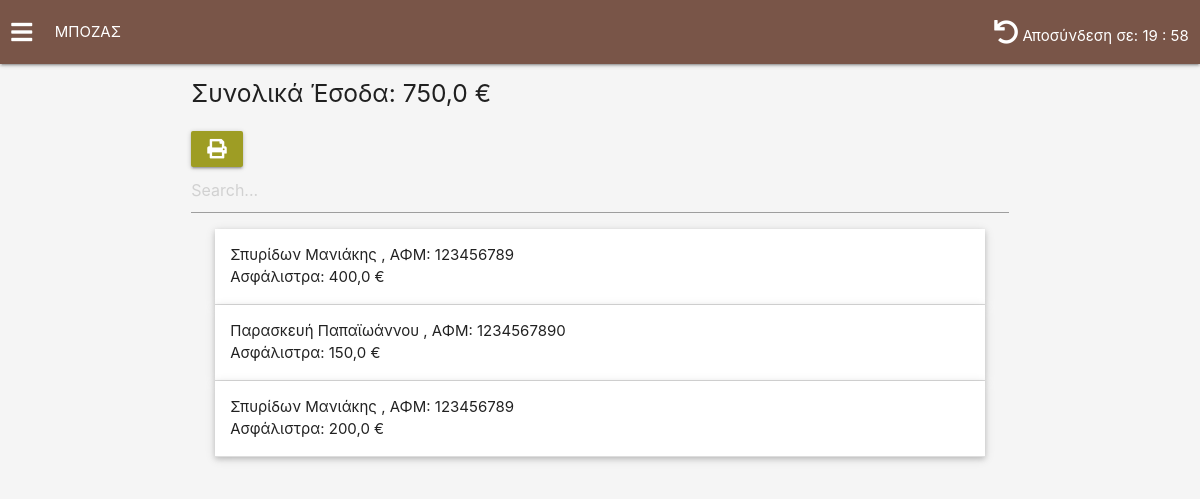
The page /dashboard (signed in) on the database its author committed.
### myApp/models.py (models this page shows, shortened)
class Insurer(AbstractUser):
    employee_externalPartner_choices = (
        ('Υπάλληλος', 'Υπάλληλος'),
        ('Εξωτερικός', 'Εξωτερικός')
    )
    first_name               = models.CharField(max_length=64, default="")
    last_name                = models.CharField(max_length=64, default="")
    address                  = models.CharField(max_length=254, default="")
    age                      = models.IntegerField(default=1)
    AFM                      = models.IntegerField(null=True, default=None, unique=True)
    employee_externalPartner = models.CharField(max_length=64, choices=employee_externalPartner_choices, default="")
    class Meta:
        verbose_name_plural = "Insurers"

class Insurance(models.Model):
    duration_choices = (
        ("Ετήσια", "Ετήσια"),
        ("Εξάμηνη", "Εξάμηνη"),
        ("Τρίμηνη", "Τρίμηνη")
    )
    payment_method_choices = (
        ("Ετήσια", "Ετήσια"),
        ("Εξάμηνη", "Εξάμηνη"),
        ("Τρίμηνη", "Τρίμηνη")
    )
    insurance_company_choices = (
        ("Εθνική", "Εθνική"),
        ("NN", "NN"),
        ("Groupama", "Groupama")
    )
    kind_of_contract_choices = (
        ("Ζωής", "Ζωής"),
        ("Οχήματος", "Οχήματος"),
        ("Πυρός", "Πυρός"),
        ("Αστικής Ευθύνης", "Αστικής Ευθύνης")
    )
    kind_of_contract   = models.CharField(max_length=128, choices=kind_of_contract_choices, default="")
    active             = models.BooleanField(default=True)
    insurance_company  = models.CharField(max_length=64, choices=insurance_company_choices, default="")
    renew_date         = models.DateField(null=True)
    dateOfPublish      = models.DateField(null=True)
    duration           = models.CharField(max_length=64, choices=duration_choices)
    payment_method     = models.CharField(max_length=64, choices=payment_method_choices)
    insurance_premiums = models.FloatField(null=True, default=0)
    insurance_code     = models.IntegerField(null=True, default=0, unique=True)
    customer           = models.ForeignKey(Customer, on_delete=models.CASCADE)
    insurer            = models.ForeignKey(Insurer, on_delete=models.CASCADE)

class Customer(models.Model):
    first_name  = models.CharField(max_length=64, default="")
    last_name   = models.CharField(max_length=64, default="")
    AFM         = models.IntegerField(default=0, unique=True)
    AMKA        = models.IntegerField(default=0, unique=True)
    address     = models.CharField(max_length=128, default="")
    dateOfBirth = models.DateField(null=True)
    age         = models.IntegerField(null=True, default=0)
    insurer     = models.ForeignKey(Insurer, on_delete=models.CASCADE)

### myApp/views.py (the view, shortened to what this page needs)
# urls.py: path('dashboard', views.dashboard, name='dashboard'),
def dashboard(request):
    if not request.user.is_authenticated:
        return render(request, "html/index.html", {"message": 'Invalid credentials.'})
    is_admin = True if request.user.is_staff else False
    sum_sales = 0
    try:
        for insurance in Insurer.objects.get(id=request.user.id).insurance_set.all():
            sum_sales += insurance.insurance_premiums
    except ObjectDoesNotExist:
        sum_sales += 0
    insurances = Insurer.objects.get(id=request.user.id).insurance_set.all()
    for insurance in insurances:
        if insurance.renew_date < date.today():
            insurance.active = False
            insurance.save()
    user = {
        "users": Insurer.objects.get(id=request.user.id),
        'customers': Insurer.objects.get(id=request.user.id).customer_set.all(),
        'insurances': Insurer.objects.get(id=request.user.id).insurance_set.all(),
        'sum_sale': sum_sales,
        'is_admin': is_admin
    }
    return render(request, 'html/dashboard.html', user)

### myApp/templates/html/dashboard.html (shortened to what this page needs)
{% extends "html/layout.html" %}
{% load static %}
{% block head %}
    <link rel="stylesheet" href="{% static 'myCss/dashboard.css' %}">
{% endblock %}
{%  block body %}
    {% include "html/navbar.html" %}
    {% if is_admin %}
        <div class="container">
            <div class="row">
                <div class="col s12">
                    <h5>Συνολικά έσοδα ασφαλιστών: <span class="total_sales">{{ sum_sales }}</span> €</h5>
                    <div class="success_header"><h6>Ποσοστό συνολικών πωλήσεων προς στόχο: <span class="success_percentage"></span>%</h6></div>
                </div>
                <div class="col offset-m3 s5">
                    <label for="goal_in">Set goal €</label>
                    <input type="number" id="goal_in" placeholder="Set Goal €" class="goal_input">
                </div>
                <div class="col s3">
                    <button class="btn waves waves-light goal_button">Set</button>
                </div>
                <div class="col s12">
                    <ul class="collapsible popout">
                        {% if insurances %}
                                <li class="customer_sale_card">
                                    <div class="collapsible-header">
                                        Εθνική Ασφαλιστική
                                    </div>
                                    <div class="collapsible-body">
                                        Ζωής: {{ sum_ethnikis_zwis }} €
                                        Οχήματος: {{ sum_ethnikis_car }} €
                                        Πυρός: {{ sum_ethnikis_fire }} €
                                        Αστικής Ευθύνης: {{ sum_ethnikis_public }} €
                                    </div>
                                </li>
                                <li class="customer_sale_card">
                                    <div class="collapsible-header">
                                        NN
                                    </div>
                                    <div class="collapsible-body">
                                        Ζωής: {{ sum_NN_zwis }} €
                                        Οχήματος: {{ sum_NN_car }} €
                                        Πυρός: {{ sum_NN_fire }} €
                                        Αστικής Ευθύνης: {{ sum_NN_public }} €
                                    </div>
                                </li>
                                <li class="customer_sale_card">
                                    <div class="collapsible-header">
                                        Groupama
                                    </div>
                                    <div class="collapsible-body">
                                        Ζωής: {{ sum_Groupama_zwis }} €
                                        Οχήματος: {{ sum_Groupama_car }} €
                                        Πυρός: {{ sum_Groupama_fire }} €
                                        Αστικής Ευθύνης: {{ sum_Groupama_public }} €
                                    </div>
                                </li>
                        {% endif %}
                    </ul>
                </div>
            </div>
        </div>
    {% else %}
        <div class="container">
            <div class="row">
                <div class="col s12">
                    <h5>Συνολικά Έσοδα: {{ sum_sale }} €</h5>
                </div>
                <div class="col s12">
                    <button class="btn waves waves-light lime darken-3 print_button">
                        <i class="fas fa-print"></i>
                    </button>
                </div>
                <div class="col s12">
                    <input type="text" id="myInput" class="form-control" aria-label="Small" placeholder="Search..."
                           aria-describedby="inputGroup-sizing-sm">
                </div>
                <div class="col s12">
                    <ul class="collapsible popout">
                        {% if insurances %}
                            {% for insurance in insurances %}
                                <li class="customer_sale_card">
                                    <div class="collapsible-header">{{ insurance.customer.first_name }} {{ insurance.customer.last_name }},
                                        ΑΦΜ: {{ insurance.customer.AFM }} <br>
                                        Ασφάλιστρα: {{ insurance.insurance_premiums }} €
                                    </div>
                                </li>
                            {% endfor %}
                        {% endif %}
                    </ul>
                </div>
            </div>
        </div>
    {% endif %}
{% endblock %}

### myApp/templates/html/layout.html (shortened to what this page needs)
{% load static %}
<!DOCTYPE html>
<html lang="en">
<head>
    <link rel="stylesheet" href="{% static 'css/fontawesome/fontawesome-all.min.css' %}">
    <link rel="stylesheet" href="{% static 'css/materialize/materialize.min.css' %}">
    <link rel="stylesheet" href="{% static 'myCss/all_css.css' %}">
    {% block head %}
    {% endblock %}
</head>
<body>
    {% block body %}
    {% endblock %}
</body>
</html>

### myApp/templates/html/navbar.html (shortened to what this page needs)
<div class="navbar-fixed">
    <nav>
        <div class="nav-wrapper brown darker-4 row">
            <div class="col"><i class="fas fa-bars sidenav-trigger" data-target="mobile-demo"></i></div>
            <div class="col hide-on-small-and-down">{{ user.last_name|capfirst }}</div>
            <div class="col right">
                <i class="fas fa-undo renew_button"></i>
                Αποσύνδεση σε: <span id="countdown">20 : 00</span>
            </div>
        </div>
    </nav>
</div>

### myApp/static/myCss/all_css.css (style rules this page uses)
html, body { height: 100%; background-color: whitesmoke; }
.btn { text-transform: none; }
.sidenav-trigger { cursor: pointer; float: none !important; margin: 0 !important; }
.renew_button { cursor: pointer; }

### myApp/static/myCss/dashboard.css (style rules this page uses)
html, body { height: 100%; background-color: whitesmoke; }
.btn { margin-top: 1em; }

### rows shown on the page
Insurer: last_name "ΜΠΟΖΑΣ"
Insurance: customer.first_name "Σπυρίδων", customer.last_name "Μανιάκης", customer.AFM "123456789", insurance_premiums "400,0"
Insurance: customer.first_name "Παρασκευή", customer.last_name "Παπαϊωάννου", customer.AFM "1234567890", insurance_premiums "150,0"
Insurance: customer.first_name "Σπυρίδων", customer.last_name "Μανιάκης", customer.AFM "123456789", insurance_premiums "200,0"

### other values the page prints
{{ sum_sale }} "750,0"
